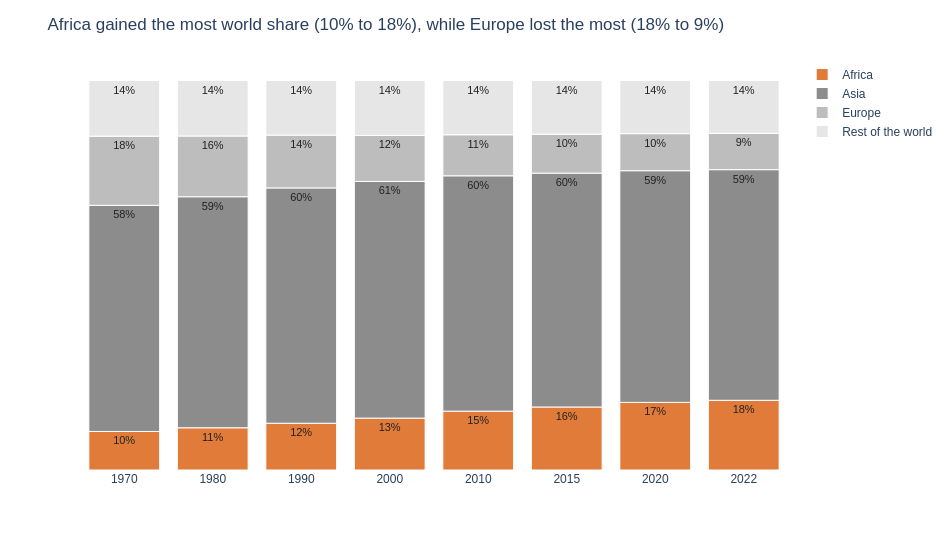

The cell this chart's notebook holds for it:
### Markdown cell above
**Chart choice & justification:** *Which chart did you choose, and why? Justify design choices.

A 100% stacked bar chart shows how the shares of a whole change from one year to the next. Africa is at the bottom, on the baseline, so its share is the easiest to compare across years, and it is the only coloured group; Asia, Europe and the rest are shades of grey. The years are treated as categories because they are not evenly spaced (1970, 1980, 1990, 2000, 2010, 2015, 2020, 2022). The percentages are written inside the bars, so no y-axis is needed.

### Code cell
# Q7
df_long['Group'] = np.where(df_long['Continent'].isin(['Africa', 'Asia', 'Europe']),
                            df_long['Continent'], 'Rest of the world')

shares = df_long.groupby(['Year', 'Group'], as_index=False)['Population'].sum()
shares['Share'] = shares['Population'] / shares.groupby('Year')['Population'].transform('sum') * 100
shares['Label'] = shares['Share'].round(0).astype(int).astype(str) + '%'

# Biggest gainer and biggest loser among the three continents
wide = shares.pivot(index='Year', columns='Group', values='Share')
change = (wide.loc[2022] - wide.loc[1970])[['Africa', 'Asia', 'Europe']]
rise, fall = change.idxmax(), change.idxmin()

shares['Year'] = shares['Year'].astype(str)     # categorical axis: years are not evenly spaced

fig = px.bar(
    shares, x='Year', y='Share', color='Group', text='Label',
    color_discrete_map={'Africa': ACCENT, 'Asia': '#8C8C8C', 'Europe': '#BDBDBD', 'Rest of the world': '#E6E6E6'},
    category_orders={'Group': ['Africa', 'Asia', 'Europe', 'Rest of the world']},
    template='plotly_white', height=550, width=950
)

fig.update_traces(textposition='inside', textfont=dict(color='#222222', size=11),
                  marker_line_color='white', marker_line_width=1)

fig.update_layout(
    title=(f"{rise} gained the most world share ({wide.loc[1970, rise]:.0f}% to {wide.loc[2022, rise]:.0f}%), "
           f"while {fall} lost the most ({wide.loc[1970, fall]:.0f}% to {wide.loc[2022, fall]:.0f}%)"),
    xaxis_title=None,
    yaxis=dict(visible=False),
    legend_title_text='',
    bargap=0.2,
    font=dict(family='Arial', size=12)
)

fig.show()

### Figure 1 — Plotly figure (JSON) as saved in the notebook; plotly's stock layout.template omitted (floating-point values rounded to 4 significant figures)
{"data": [{"alignmentgroup": "True", "hovertemplate": "Group=Africa<br>Year=%{x}<br>Share=%{y}<br>Label=%{text}<extra></extra>", "legendgroup": "Africa", "marker": {"color": "#E07B39", "line": {"color": "white", "width": 1}, "pattern": {"shape": ""}}, "name": "Africa", "offsetgroup": "Africa", "orientation": "v", "showlegend": true, "text": ["10%", "11%", "12%", "13%", "15%", "16%", "17%", "18%"], "textfont": {"color": "#222222", "size": 11}, "textposition": "inside", "type": "bar", "x": ["1970", "1980", "1990", "2000", "2010", "2015", "2020", "2022"], "xaxis": "x", "y": [9.893, 10.84, 12.01, 13.32, 15.11, 16.18, 17.36, 17.89], "yaxis": "y"}, {"alignmentgroup": "True", "hovertemplate": "Group=Asia<br>Year=%{x}<br>Share=%{y}<br>Label=%{text}<extra></extra>", "legendgroup": "Asia", "marker": {"color": "#8C8C8C", "line": {"color": "white", "width": 1}, "pattern": {"shape": ""}}, "name": "Asia", "offsetgroup": "Asia", "orientation": "v", "showlegend": true, "text": ["58%", "59%", "60%", "61%", "60%", "60%", "59%", "59%"], "textfont": {"color": "#222222", "size": 11}, "textposition": "inside", "type": "bar", "x": ["1970", "1980", "1990", "2000", "2010", "2015", "2020", "2022"], "xaxis": "x", "y": [58.06, 59.32, 60.41, 60.76, 60.43, 60.05, 59.48, 59.21], "yaxis": "y"}, {"alignmentgroup": "True", "hovertemplate": "Group=Europe<br>Year=%{x}<br>Share=%{y}<br>Label=%{text}<extra></extra>", "legendgroup": "Europe", "marker": {"color": "#BDBDBD", "line": {"color": "white", "width": 1}, "pattern": {"shape": ""}}, "name": "Europe", "offsetgroup": "Europe", "orientation": "v", "showlegend": true, "text": ["18%", "16%", "14%", "12%", "11%", "10%", "10%", "9%"], "textfont": {"color": "#222222", "size": 11}, "textposition": "inside", "type": "bar", "x": ["1970", "1980", "1990", "2000", "2010", "2015", "2020", "2022"], "xaxis": "x", "y": [17.76, 15.59, 13.55, 11.81, 10.53, 9.987, 9.514, 9.32], "yaxis": "y"}, {"alignmentgroup": "True", "hovertemplate": "Group=Rest of the world<br>Year=%{x}<br>Share=%{y}<br>Label=%{text}<extra></extra>", "legendgroup": "Rest of the world", "marker": {"color": "#E6E6E6", "line": {"color": "white", "width": 1}, "pattern": {"shape": ""}}, "name": "Rest of the world", "offsetgroup": "Rest of the world", "orientation": "v", "showlegend": true, "text": ["14%", "14%", "14%", "14%", "14%", "14%", "14%", "14%"], "textfont": {"color": "#222222", "size": 11}, "textposition": "inside", "type": "bar", "x": ["1970", "1980", "1990", "2000", "2010", "2015", "2020", "2022"], "xaxis": "x", "y": [14.29, 14.25, 14.02, 14.1, 13.93, 13.79, 13.65, 13.57], "yaxis": "y"}], "layout": {"bargap": 0.2, "barmode": "relative", "font": {"family": "Arial", "size": 12}, "height": 550, "legend": {"title": {"text": ""}, "tracegroupgap": 0}, "margin": {"t": 60}, "title": {"text": "Africa gained the most world share (10% to 18%), while Europe lost the most (18% to 9%)"}, "width": 950, "xaxis": {"anchor": "y", "domain": [0, 1], "title": {}}, "yaxis": {"anchor": "x", "domain": [0, 1], "title": {"text": "Share"}, "visible": false}}}
